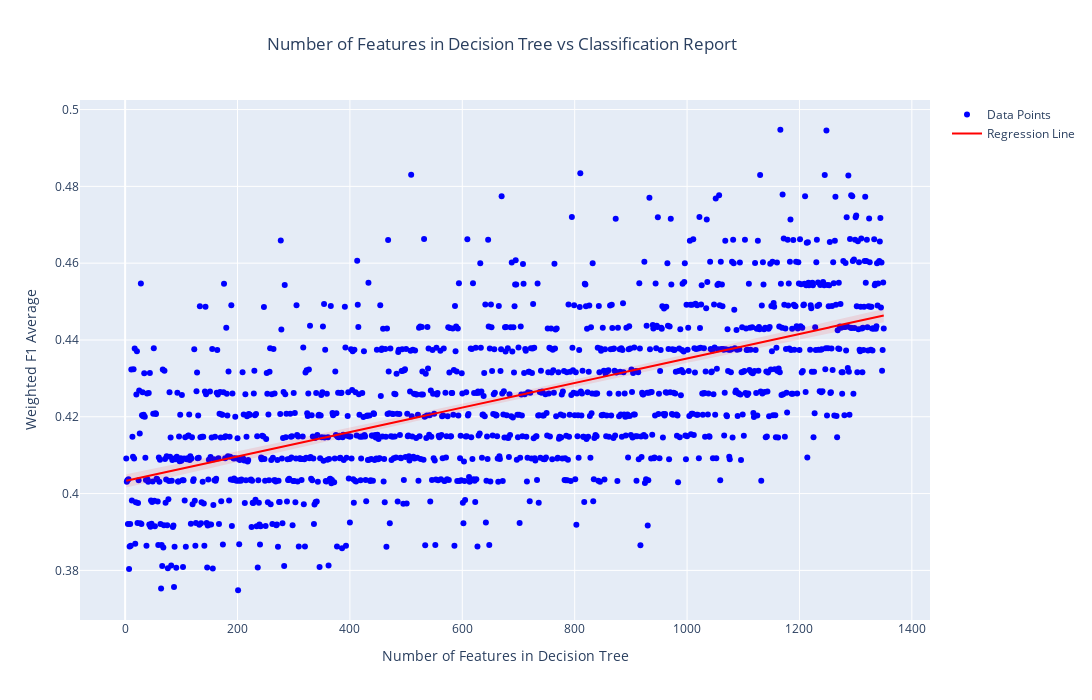

Notebook cell for this chart:
### Code cell
sorted_indices = np.argsort(num_features)
num_features_sorted = np.array(num_features)[sorted_indices]
mean_metrics_sorted = np.array(mean_metrics)[sorted_indices]

X = num_features_sorted.reshape(-1, 1)
y = mean_metrics_sorted
regressor = LinearRegression()
regressor.fit(X, y)
y_pred = regressor.predict(X)
confidence = 0.95
n = len(y)
mean_x = np.mean(X)
t_value = t.ppf((1 + confidence) / 2., n - 1)

y_err = y - y_pred
s_err = np.sqrt(np.sum(y_err**2) / (n - 2))
conf_interval = t_value * s_err * np.sqrt(1/n + (X - mean_x)**2 / np.sum((X - mean_x)**2))
upper_bound = y_pred + conf_interval.flatten()
lower_bound = y_pred - conf_interval.flatten()

fig1 = go.Figure()
fig1.add_trace(go.Scatter(x=num_features_sorted, y=mean_metrics_sorted, mode='markers', marker=dict(color='blue'), name='Data Points'))
fig1.add_trace(go.Scatter(x=num_features_sorted, y=y_pred, mode='lines', line=dict(color='red'), name='Regression Line'))
fig1.add_trace(go.Scatter(x=np.concatenate([num_features_sorted, num_features_sorted[::-1]]),
                          y=np.concatenate([upper_bound, lower_bound[::-1]]),
                          fill='toself', fillcolor='rgba(255, 0, 0, 0.2)', line=dict(color='rgba(255, 0, 0, 0)'), 
                          opacity=0.5, showlegend=False))

fig1.update_layout(title='Number of Features in Decision Tree vs Classification Report', title_x=0.46, xaxis_title='Number of Features in Decision Tree', yaxis_title='Weighted F1 Average', width=1400, height=700)
fig1.show()

### Figure 1 — Plotly figure (JSON) as saved in the notebook; plotly's stock layout.template omitted (floating-point values rounded to 4 significant figures; data arrays with more than 128 entries replaced by an {"elided": "..."} marker saying what was removed)
{"data": [{"marker": {"color": "blue"}, "mode": "markers", "name": "Data Points", "type": "scatter", "x": {"elided": "1349 int values"}, "y": {"elided": "1349 float values"}}, {"line": {"color": "red"}, "mode": "lines", "name": "Regression Line", "type": "scatter", "x": {"elided": "1349 int values"}, "y": {"elided": "1349 float values"}}, {"fill": "toself", "fillcolor": "rgba(255, 0, 0, 0.2)", "line": {"color": "rgba(255, 0, 0, 0)"}, "opacity": 0.5, "showlegend": false, "type": "scatter", "x": {"elided": "2698 int values"}, "y": {"elided": "2698 float values"}}], "layout": {"height": 700, "title": {"text": "Number of Features in Decision Tree vs Classification Report", "x": 0.46}, "width": 1400, "xaxis": {"title": {"text": "Number of Features in Decision Tree"}}, "yaxis": {"title": {"text": "Weighted F1 Average"}}}}
